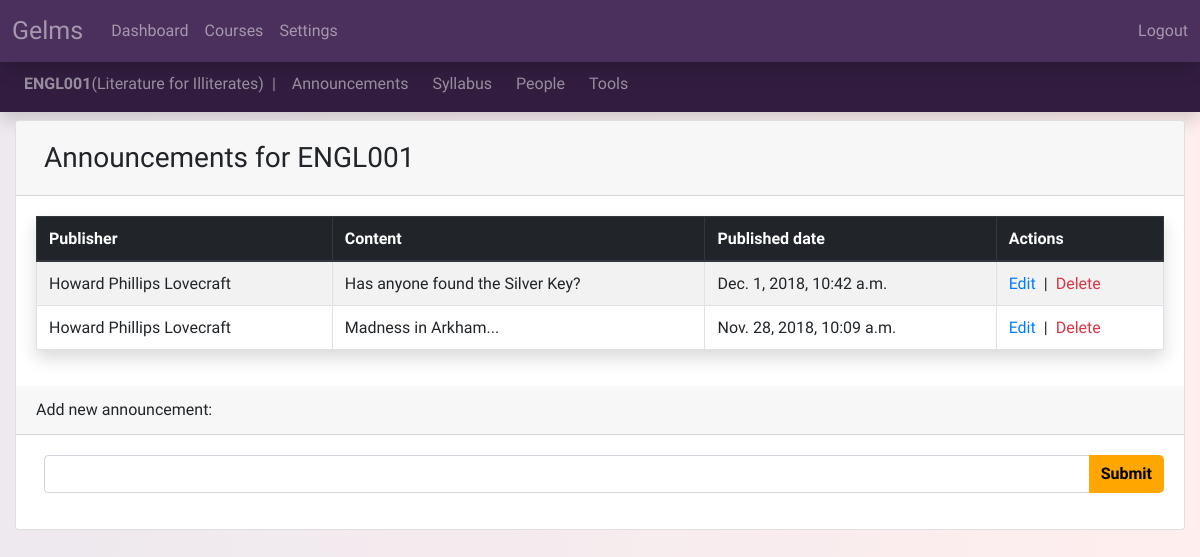
Screenshot of /ENGL001/announcements (signed in) with the database file from the repository.
### courses/models.py (models this page shows, shortened)
class Course(models.Model):
    name = models.CharField(max_length=7, unique=True, help_text='e.g. ENPM613')
    title = models.CharField(max_length=200, help_text='e.g. Software Design and Implementation')
    DOMAIN_CHOICES = (
        ('Art', 'Art'),
        ('Computer Science', 'Computer Science'),
        ('Engineering', 'Engineering'),
        ('History', 'History'),
        ('Literature', 'Literature'),
        ('Math', 'Math'),
        ('Music', 'Music'),
        ('Physics', 'Physics'),
        ('Political Science', 'Political Science'),
        )
    domain = models.CharField(max_length=30, choices=DOMAIN_CHOICES, default='Art')
    students = models.ManyToManyField(CustomUser, related_name='course_students', limit_choices_to={'status': 'Student'}, blank=True)
    graders = models.ManyToManyField(CustomUser, related_name='course_graders', limit_choices_to={'status': 'Grader'}, blank=True)
    teachers = models.ManyToManyField(CustomUser, related_name='course_teachers', limit_choices_to={'status': 'Teacher'}, blank=True)
    def get_announcements(self):
        return self.course_announcements.order_by('-publish_date')

### announcements/models.py (models this page shows, shortened)
class Announcement(models.Model):
    content = models.CharField(max_length=1000)
    course = models.ForeignKey(Course, related_name='course_announcements', blank=True, on_delete=models.CASCADE)
    publish_date = models.DateTimeField(blank=True,null=True)
    publisher = models.CharField(max_length=100, blank=True)

### announcements/views.py (the view)
# urls.py: path('<course_name>/announcements',AnnouncementView.course_announcements, name = 'announcements'),
    @csrf_exempt
    def course_announcements(request, course_name):
        if request.method == "POST":
            course_ob = get_object_or_404(Course, name=course_name)
            try:
                form = AnnouncementForm(request.POST)
                if form.is_valid():
                    announcement = form.save(commit=False)
                    announcement.course = course_ob
                    announcement.publish_date = datetime.now()
                    announcement.publisher = request.user.first_name + " " + request.user.last_name
                    announcement.save()
                    form = AnnouncementForm()
            except:
                form = AnnouncementForm(request.POST, instance = announcement_edit)
                if form.is_valid():
                    announcement_edit = form.save(commit=False)
                    announcement_edit.publish_date = datetime.now()
                    announcement_edit.save()
        else:
            form = AnnouncementForm()
        form.fields['content'].widget.attrs = {'class':'form-control'}
        course = get_object_or_404(Course, name=course_name)
        def user_is_registered(course=course):
            if course.teachers.filter(uid=request.user.custom_user.uid):
                return True
            if course.graders.filter(uid=request.user.custom_user.uid):
                return True
            if course.students.filter(uid=request.user.custom_user.uid):
                return True
            return False
        return render(request, 'announcements.html', {'course': course,'form':form, 'user_is_registered':user_is_registered})

### announcements/forms.py
class AnnouncementForm(forms.ModelForm):
    class Meta:
        model = Announcement
        fields = ("content",)

### templates/announcements.html (shortened to what this page needs)
{% extends 'base_course.html' %}
{% block content_course %}
<div class="card">
  <div class="card-header">
    <h3 class="mt-2 ml-2">Announcements for {{course.name}}</h3>
  </div>
  <div class="card-body">
  {% if course.course_announcements.all%}
    <table class="table table-striped table-bordered shadow">
      <thead class="thead-dark">
        <tr>
          <th scope = "col md-2">Publisher</th>
          <th scope = "col md-2">Content</th>
          <th scope = "col md-6">Published date</th>
          {% if user.custom_user.status == 'Teacher'%}
          <th scope = "col md-2">Actions</th>
          {% endif %}
        </tr>
      </thead>
        {% for announcement in course.get_announcements%}
          <tr>
            <td>{{announcement.publisher}}</td>
            <td>{{announcement.content}}</td>
            <td>{{announcement.publish_date}}</td>
            {% if user.custom_user.status == 'Teacher'%}
            <td><a href="{% url 'announcement_edit' course.name announcement.id %}" class="text-primary mr-2">Edit</a>|<a href="{% url 'announcement_delete' course.name announcement.id %}" class="text-danger ml-2">Delete</a>
            {% endif %}
          </tr>
          {% endfor %}
      </table>
  {% else %}
    <text class="text-danger ml-2">No new announcements. </text>
  {% endif %}
  </div>
  {% if user.custom_user.status == 'Teacher'%}
    <div class="card-header">
      Add new announcement:
      </div>
      <div class="card-body">
      <form class="ml-2" method="POST">
        <div class="input-group">
        {{form.content}}
          <div class="input-group-append">
            <button class="btn btn-primary" type="submit">Submit</button>
          </div>
        </div>
      </form>
    </div>
  {% endif %}
</div>
{% endblock %}

### templates/base_course.html (shortened to what this page needs)
{% extends 'base_dash.html' %}
{% block content_dash %}
  <div class="mb-2" style="margin-top:56px">
    <nav class="navbar bg-purple-dark navbar-expand-sm navbar-dark shadow">
    <span class="navbar-text ml-2">
    <strong class=>{{course.name}}</strong>({{course.title}})<text class="ml-2">|</text>
     </span>
    <div class="collapse navbar-collapse" id="collapse_target_course">
      <ul class="navbar-nav">
        <li class="nav-item ml-2">
          <a class="nav-link" href="{% url 'announcements' course.name %}">Announcements</a>
        </li>
        <li class="nav-item ml-2">
          <a class="nav-link" href="{% url 'syllabus' course.name %}">Syllabus</a>
        </li>
        <li class="nav-item ml-2">
          <a class="nav-link" href="{% url 'people' course.name %}">People</a>
        </li>
        <li class="nav-item ml-2">
          <a class="nav-link" href="{% url 'tools' course.name %}">Tools</a>
        </li>
      </ul>
      </div>
    </nav>
  </div>
  <div class="container-fluid">
    {% block content_course %}
    {% endblock %}
  </div>
{% endblock %}

### static/styles.css (style rules this page uses)
.base_body_style { background: #FFEEEE; background: -webkit-linear-gradient(to right, rgb(237, 233, 238), #FFEEEE); background: linear-gradient(to right, rgb(237, 233, 238), #FFEEEE); background-size: cover; padding-bottom:20px; font-family: 'Niramit', sans-serif; }
.btn-primary { background-color: rgb(255, 166, 0); color:black; font-weight: bold; border:none; border-radius: 5px; }
.bg-purple-dark { background-color: rgb(50, 29, 63); }
.navbar .navbar-nav a { transition: color 0.5s ease; }

### rows the page displays
Course: name "ENGL001", title "Literature for Illiterates"
Announcement: publisher "Howard Phillips Lovecraft", content "Has anyone found the Silver Key?", publish_date "Dec. 1, 2018, 10:42 a.m."
Announcement: publisher "Howard Phillips Lovecraft", content "Madness in Arkham...", publish_date "Nov. 28, 2018, 10:09 a.m."
